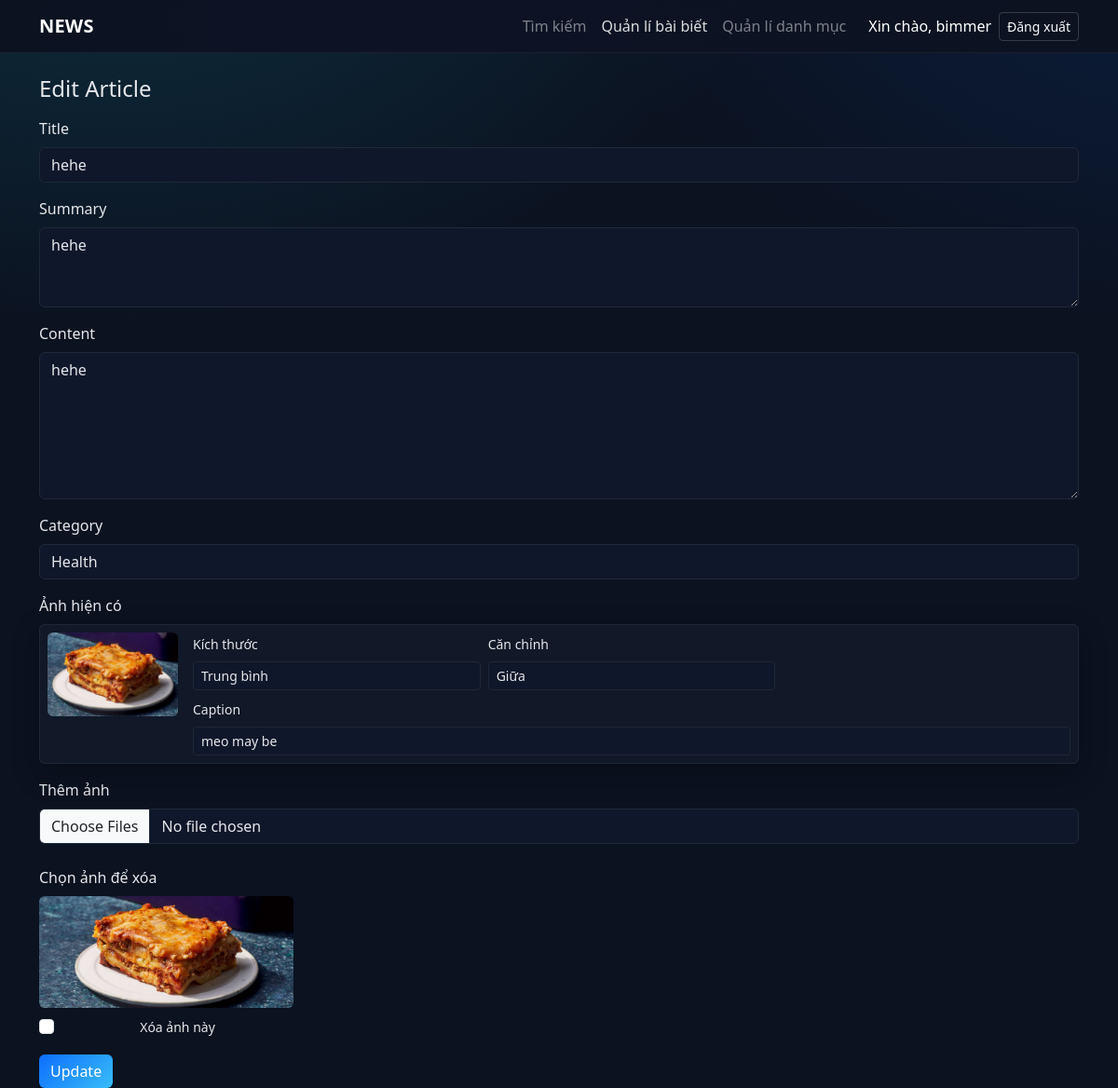
/news_web/public/admin/articles/29/edit (signed in), run on the app's committed database.
### tables this page shows
CREATE TABLE `articles` (
  `article_id` int(11) NOT NULL,
  `user_id` int(11) NOT NULL,
  `category_id` int(11) DEFAULT NULL,
  `title` varchar(255) NOT NULL,
  `summary` text DEFAULT NULL,
  `status` enum('draft','published','archived') DEFAULT 'draft',
  `created_at` datetime DEFAULT current_timestamp(),
  `updated_at` datetime DEFAULT current_timestamp() ON UPDATE current_timestamp()
);

CREATE TABLE `categories` (
  `category_id` int(11) NOT NULL,
  `category_name` varchar(100) NOT NULL,
  `description` text DEFAULT NULL
);

CREATE TABLE `article_media` (
  `media_id` int(11) NOT NULL,
  `article_id` int(11) NOT NULL,
  `media_url` varchar(255) NOT NULL,
  `media_type` enum('image','video') NOT NULL,
  `caption` varchar(255) DEFAULT NULL,
  `size_class` varchar(20) DEFAULT 'img-medium',
  `align_class` varchar(20) DEFAULT 'img-center'
);

### app/Config/config.php (called while the page is built)
<?php
return [
    'db' => [
        'host' => '127.0.0.1',
        'port' => 3306,
        'name' => 'news_portal',
        'user' => 'root',
        'pass' => '',
        'charset' => 'utf8mb4',
    ],
    'app' => [
        'base_url' => '/news_web/public',
        'debug' => true,
    ],
];

### app/Core/Controller.php (called while the page is built, shortened)
<?php
class Controller
{
    protected function view(string $template, array $data = []): void
    {
        extract($data);
        $baseUrl = (require __DIR__ . '/../Config/config.php')['app']['base_url'];
        include __DIR__ . '/../Views/layout/header.php';
        include __DIR__ . '/../Views/' . $template . '.php';
        include __DIR__ . '/../Views/layout/footer.php';
    }
}

### app/Controllers/AdminController.php (called while the page is built, shortened)
<?php
class AdminController extends Controller
{
    public function editArticle(int $id): void
    {
        $pdo = Database::getConnection();
        $a = $pdo->prepare(ArticleQueries::getById());
        $a->execute([$id]);
        $article = $a->fetch();
        $c = $pdo->query(CategoryQueries::listAll())->fetchAll();
        $ac = $pdo->prepare(ArticleQueries::getContent());
        $ac->execute([$id]);
        $content = $ac->fetchColumn();
        $m = $pdo->prepare(ArticleQueries::getMedia());
        $m->execute([$id]);
        $images = $m->fetchAll();
        $this->view('admin/articles/edit', ['article' => $article, 'categories' => $c, 'content' => $content, 'images' => $images]);
    }
}

### public/index.php (called while the page is built, shortened)
<?php
require_once __DIR__ . '/../app/Core/Router.php';
require_once __DIR__ . '/../app/Core/Controller.php';
require_once __DIR__ . '/../app/Queries/ArticleQueries.php';
require_once __DIR__ . '/../app/Queries/CategoryQueries.php';
require_once __DIR__ . '/../app/Controllers/AdminController.php';
$router = new Router();
$router->get('/', [App\Controllers\HomeController::class, 'index']);
$router->get('/article/(\\d+)', [App\Controllers\ArticleController::class, 'show']);
$router->get('/category/(\\d+)', [App\Controllers\ArticleController::class, 'category']);
$router->get('/search', [App\Controllers\SearchController::class, 'index']);
$router->get('/user/(\\d+)', [App\Controllers\ProfileController::class, 'show']);
$router->get('/auth/login', [App\Controllers\AuthController::class, 'login']);
$router->post('/auth/login', [App\Controllers\AuthController::class, 'handleLogin']);
$router->get('/auth/register', [App\Controllers\AuthController::class, 'register']);
$router->post('/auth/register', [App\Controllers\AuthController::class, 'handleRegister']);
$router->post('/auth/logout', [App\Controllers\AuthController::class, 'logout']);
$router->get('/admin/categories', [App\Controllers\AdminController::class, 'listCategories']);
$router->get('/admin/categories/create', [App\Controllers\AdminController::class, 'createCategory']);
$router->post('/admin/categories/store', [App\Controllers\AdminController::class, 'storeCategory']);
$router->get('/admin/categories/(\\d+)/edit', [App\Controllers\AdminController::class, 'editCategory']);
$router->post('/admin/categories/(\\d+)/update', [App\Controllers\AdminController::class, 'updateCategory']);
$router->post('/admin/categories/(\\d+)/delete', [App\Controllers\AdminController::class, 'deleteCategory']);
$router->get('/admin/articles', [App\Controllers\AdminController::class, 'listArticles']);
$router->get('/admin/articles/create', [App\Controllers\AdminController::class, 'createArticle']);
$router->post('/admin/articles/store', [App\Controllers\AdminController::class, 'storeArticle']);
$router->get('/admin/articles/(\\d+)/edit', [App\Controllers\AdminController::class, 'editArticle']);
$router->post('/admin/articles/(\\d+)/update', [App\Controllers\AdminController::class, 'updateArticle']);
$router->post('/admin/articles/(\\d+)/delete', [App\Controllers\AdminController::class, 'deleteArticle']);
$router->post('/admin/articles/(\\d+)/publish', [App\Controllers\AdminController::class, 'publishArticle']);
$router->get('/api/articles', [App\Controllers\ApiController::class, 'articles']);
$router->get('/api/article/(\\d+)', [App\Controllers\ApiController::class, 'article']);
$router->get('/api/comments', [App\Controllers\ApiController::class, 'comments']);
$router->post('/api/comments', [App\Controllers\ApiController::class, 'createComment']);
$router->post('/api/toggle-like', [App\Controllers\ApiController::class, 'toggleLike']);
$router->dispatch($_SERVER['REQUEST_METHOD'], $_SERVER['REQUEST_URI']);

### app/Queries/ArticleQueries.php (called while the page is built, shortened)
<?php
class ArticleQueries
{
    public static function getContent(): string
    {
        return "SELECT content FROM article_contents WHERE article_id = ?";
    }
    public static function getMedia(): string
    {
        return "SELECT media_id, media_url, size_class, align_class, caption FROM article_media WHERE article_id = ? AND media_type = 'image' ORDER BY media_id ASC";
    }
    public static function getById(): string
    {
        return "SELECT * FROM articles WHERE article_id=?";
    }
}

### app/Queries/CategoryQueries.php (called while the page is built, shortened)
<?php
class CategoryQueries
{
    public static function listAll(): string
    {
        return "SELECT * FROM categories ORDER BY category_name";
    }
}

### app/Views/admin/articles/edit.php (the view, shortened to what this page needs)
<h1 class="h4 mb-3">Edit Article</h1>
<form method="post" action="<?= htmlspecialchars($baseUrl) ?>/admin/articles/<?= (int)$article['article_id'] ?>/update" enctype="multipart/form-data">
    <div class="mb-3">
        <label class="form-label">Title</label>
        <input type="text" name="title" value="<?= htmlspecialchars($article['title']) ?>" class="form-control" required>
    </div>
    <div class="mb-3">
        <label class="form-label">Summary</label>
        <textarea name="summary" class="form-control" rows="3"><?= htmlspecialchars($article['summary']) ?></textarea>
    </div>
    <div class="mb-3">
        <label class="form-label">Content</label>
        <textarea name="content" class="form-control" rows="6"><?= htmlspecialchars($content ?? '') ?></textarea>
    </div>
    <div class="mb-3">
        <label class="form-label">Category</label>
        <select name="category_id" class="form-select">
            <?php foreach ($categories as $c): ?>
                <option value="<?= (int)$c['category_id'] ?>" <?= $c['category_id']==$article['category_id'] ? 'selected' : '' ?>><?= htmlspecialchars($c['category_name']) ?></option>
            <?php endforeach; ?>
        </select>
    </div>
    <?php if (!empty($images)): ?>
    <div class="mb-3">
        <label class="form-label">Ảnh hiện có</label>
        <div class="row g-3">
            <?php foreach ($images as $img): ?>
            <div class="col-12">
                <div class="card p-2">
                    <div class="d-flex align-items-start gap-3">
                        <img src="<?= htmlspecialchars($baseUrl . '/' . $img['media_url']) ?>" style="width:140px;height:90px;object-fit:cover;border-radius:6px">
                        <div class="flex-grow-1 row g-2">
                            <div class="col-md-4">
                                <label class="form-label small">Kích thước</label>
                                <select name="existing_size[]" class="form-select form-select-sm">
                                    <?php $sz = htmlspecialchars($img['size_class'] ?? 'img-medium'); ?>
                                    <option value="img-medium" <?= $sz==='img-medium'?'selected':''; ?>>Trung bình</option>
                                </select>
                            </div>
                            <div class="col-md-4">
                                <label class="form-label small">Căn chỉnh</label>
                                <?php $al = htmlspecialchars($img['align_class'] ?? 'img-center'); ?>
                                <select name="existing_align[]" class="form-select form-select-sm">
                                    <option value="img-center" <?= $al==='img-center'?'selected':''; ?>>Giữa</option>
                                </select>
                            </div>
                            <div class="col-12">
                                <label class="form-label small">Caption</label>
                                <input name="existing_caption[]" class="form-control form-control-sm" value="<?= htmlspecialchars($img['caption'] ?? '') ?>" placeholder="Mô tả ngắn cho ảnh">
                            </div>
                        </div>
                    </div>
                </div>
            </div>
            <?php endforeach; ?>
        </div>
    </div>
    <?php endif; ?>
    <div class="mb-3">
        <label class="form-label">Thêm ảnh</label>
        <input type="file" name="images[]" class="form-control" accept="image/*" multiple>
    </div>
    <?php if (!empty($images)): ?>
    <div class="mb-3">
        <label class="form-label">Chọn ảnh để xóa</label>
        <div class="row g-2">
            <?php foreach ($images as $img): ?>
                <div class="col-6 col-md-3 text-center">
                    <img src="<?= htmlspecialchars($baseUrl . '/' . $img['media_url']) ?>" style="width:100%;height:120px;object-fit:cover;border-radius:6px">
                    <div class="form-check mt-2">
                        <input class="form-check-input" type="checkbox" name="delete_media_id[]" value="<?= (int)($img['media_id'] ?? 0) ?>" id="del<?= (int)($img['media_id'] ?? 0) ?>">
                        <label class="form-check-label small" for="del<?= (int)($img['media_id'] ?? 0) ?>">Xóa ảnh này</label>
                    </div>
                </div>
            <?php endforeach; ?>
        </div>
    </div>
    <?php endif; ?>
    <button class="btn btn-primary">Update</button>
</form>

### app/Core/Router.php (shortened to what this page needs)
<?php
class Router
{
    private array $routes = [
        'GET' => [],
        'POST' => [],
    ];
    public function get(string $pattern, $handler): void
    {
        $this->routes['GET'][$pattern] = $handler;
    }
    public function post(string $pattern, $handler): void
    {
        $this->routes['POST'][$pattern] = $handler;
    }
    public function dispatch(string $method, string $uri): void
    {
        $path = parse_url($uri, PHP_URL_PATH);
        $base = (require __DIR__ . '/../Config/config.php')['app']['base_url'];
        if ($base && str_starts_with($path, $base)) {
            $path = substr($path, strlen($base));
        }
        foreach ($this->routes[$method] as $pattern => $handler) {
            $regex = '#^' . $pattern . '$#';
            if (preg_match($regex, $path, $matches)) {
                array_shift($matches);
                if (is_array($handler)) {
                    [$class, $methodName] = $handler;
                    $controller = new $class();
                    call_user_func_array([$controller, $methodName], $matches);
                    return;
                } else {
                    call_user_func_array($handler, $matches);
                    return;
                }
            }
        }
    }
}

### public/assets/css/style.css (style rules this page uses)
:root { --brand:#0d6efd; --bg:#0b1220; --card:#111827; --text:#e5e7eb; --muted:#9ca3af; --accent:#22d3ee; }
body { background: radial-gradient(1200px 800px at 10% -10%, rgba(34,211,238,.15), transparent 60%), radial-gradient(1200px 800px at 110% -10%, rgba(13,110,253,.15), transparent 60%), #0b1220; color: var(--text); }
.card { background: var(--card); border: 1px solid rgba(255,255,255,.06); box-shadow: 0 10px 30px rgba(0,0,0,.25); color: var(--text); }
.form-control, .form-select { background:#0f172a; color:#e5e7eb; border-color:#1f2937 }
.btn-primary { background: linear-gradient(135deg, var(--brand), #38bdf8); border:0 }

### data on the page
articles: title "hehe", summary "hehe", category_id "Health"
article_media: media_url (picture), size_class "Trung bình", align_class "Giữa", caption "meo may be"
